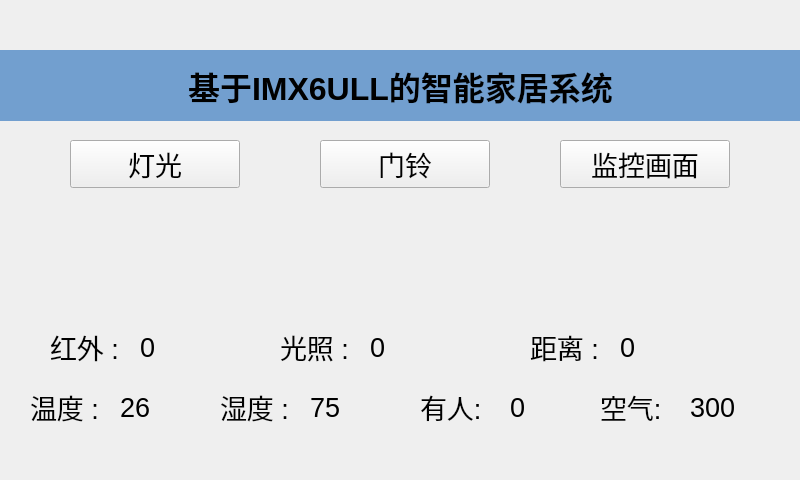
<?xml version="1.0" encoding="UTF-8"?>
<ui version="4.0">
 <class>MainWindow</class>
 <widget class="QMainWindow" name="MainWindow">
  <property name="geometry">
   <rect>
    <x>0</x>
    <y>0</y>
    <width>800</width>
    <height>480</height>
   </rect>
  </property>
  <property name="minimumSize">
   <size>
    <width>800</width>
    <height>480</height>
   </size>
  </property>
  <property name="maximumSize">
   <size>
    <width>800</width>
    <height>480</height>
   </size>
  </property>
  <property name="windowTitle">
   <string>MainWindow</string>
  </property>
  <widget class="QWidget" name="centralwidget">
   <widget class="QPushButton" name="pushButton">
    <property name="geometry">
     <rect>
      <x>70</x>
      <y>140</y>
      <width>170</width>
      <height>48</height>
     </rect>
    </property>
    <property name="font">
     <font>
      <pointsize>20</pointsize>
     </font>
    </property>
    <property name="text">
     <string>灯光</string>
    </property>
   </widget>
   <widget class="QPushButton" name="pushButton_2">
    <property name="geometry">
     <rect>
      <x>320</x>
      <y>140</y>
      <width>170</width>
      <height>48</height>
     </rect>
    </property>
    <property name="font">
     <font>
      <pointsize>20</pointsize>
     </font>
    </property>
    <property name="layoutDirection">
     <enum>Qt::LeftToRight</enum>
    </property>
    <property name="text">
     <string>门铃</string>
    </property>
   </widget>
   <widget class="QLabel" name="label">
    <property name="geometry">
     <rect>
      <x>0</x>
      <y>50</y>
      <width>801</width>
      <height>71</height>
     </rect>
    </property>
    <property name="font">
     <font>
      <pointsize>24</pointsize>
      <weight>75</weight>
      <bold>true</bold>
     </font>
    </property>
    <property name="layoutDirection">
     <enum>Qt::LeftToRight</enum>
    </property>
    <property name="styleSheet">
     <string notr="true">background-color: rgb(114, 159, 207);</string>
    </property>
    <property name="text">
     <string>基于IMX6ULL的智能家居系统</string>
    </property>
    <property name="alignment">
     <set>Qt::AlignCenter</set>
    </property>
   </widget>
   <widget class="QLabel" name="label_2">
    <property name="geometry">
     <rect>
      <x>50</x>
      <y>330</y>
      <width>71</width>
      <height>34</height>
     </rect>
    </property>
    <property name="font">
     <font>
      <pointsize>20</pointsize>
     </font>
    </property>
    <property name="text">
     <string>红外 :</string>
    </property>
   </widget>
   <widget class="QLabel" name="label_3">
    <property name="geometry">
     <rect>
      <x>280</x>
      <y>330</y>
      <width>81</width>
      <height>34</height>
     </rect>
    </property>
    <property name="font">
     <font>
      <pointsize>20</pointsize>
     </font>
    </property>
    <property name="text">
     <string>光照 :</string>
    </property>
   </widget>
   <widget class="QLabel" name="label_4">
    <property name="geometry">
     <rect>
      <x>530</x>
      <y>330</y>
      <width>71</width>
      <height>34</height>
     </rect>
    </property>
    <property name="font">
     <font>
      <pointsize>20</pointsize>
     </font>
    </property>
    <property name="text">
     <string>距离 :</string>
    </property>
   </widget>
   <widget class="QLabel" name="label_ir">
    <property name="geometry">
     <rect>
      <x>140</x>
      <y>330</y>
      <width>71</width>
      <height>34</height>
     </rect>
    </property>
    <property name="font">
     <font>
      <pointsize>20</pointsize>
     </font>
    </property>
    <property name="text">
     <string>0</string>
    </property>
   </widget>
   <widget class="QLabel" name="label_light">
    <property name="geometry">
     <rect>
      <x>370</x>
      <y>330</y>
      <width>111</width>
      <height>34</height>
     </rect>
    </property>
    <property name="font">
     <font>
      <pointsize>20</pointsize>
     </font>
    </property>
    <property name="text">
     <string>0</string>
    </property>
   </widget>
   <widget class="QLabel" name="label_dis">
    <property name="geometry">
     <rect>
      <x>620</x>
      <y>330</y>
      <width>71</width>
      <height>34</height>
     </rect>
    </property>
    <property name="font">
     <font>
      <pointsize>20</pointsize>
     </font>
    </property>
    <property name="text">
     <string>0</string>
    </property>
   </widget>
   <widget class="QLabel" name="label_tmp">
    <property name="geometry">
     <rect>
      <x>120</x>
      <y>390</y>
      <width>71</width>
      <height>34</height>
     </rect>
    </property>
    <property name="font">
     <font>
      <pointsize>20</pointsize>
     </font>
    </property>
    <property name="text">
     <string>26</string>
    </property>
   </widget>
   <widget class="QLabel" name="label_5">
    <property name="geometry">
     <rect>
      <x>30</x>
      <y>390</y>
      <width>71</width>
      <height>34</height>
     </rect>
    </property>
    <property name="font">
     <font>
      <pointsize>20</pointsize>
     </font>
    </property>
    <property name="text">
     <string>温度 :</string>
    </property>
   </widget>
   <widget class="QLabel" name="label_6">
    <property name="geometry">
     <rect>
      <x>220</x>
      <y>390</y>
      <width>71</width>
      <height>34</height>
     </rect>
    </property>
    <property name="font">
     <font>
      <pointsize>20</pointsize>
     </font>
    </property>
    <property name="text">
     <string>湿度 :</string>
    </property>
   </widget>
   <widget class="QLabel" name="label_hum">
    <property name="geometry">
     <rect>
      <x>310</x>
      <y>390</y>
      <width>71</width>
      <height>34</height>
     </rect>
    </property>
    <property name="font">
     <font>
      <pointsize>20</pointsize>
     </font>
    </property>
    <property name="text">
     <string>75</string>
    </property>
   </widget>
   <widget class="QPushButton" name="pushButton_4">
    <property name="geometry">
     <rect>
      <x>560</x>
      <y>140</y>
      <width>170</width>
      <height>48</height>
     </rect>
    </property>
    <property name="font">
     <font>
      <pointsize>20</pointsize>
     </font>
    </property>
    <property name="text">
     <string>监控画面</string>
    </property>
   </widget>
   <widget class="QLabel" name="label_7">
    <property name="geometry">
     <rect>
      <x>420</x>
      <y>390</y>
      <width>71</width>
      <height>34</height>
     </rect>
    </property>
    <property name="font">
     <font>
      <pointsize>20</pointsize>
     </font>
    </property>
    <property name="text">
     <string>有人: </string>
    </property>
   </widget>
   <widget class="QLabel" name="label_people">
    <property name="geometry">
     <rect>
      <x>510</x>
      <y>390</y>
      <width>71</width>
      <height>34</height>
     </rect>
    </property>
    <property name="font">
     <font>
      <pointsize>20</pointsize>
     </font>
    </property>
    <property name="text">
     <string>0</string>
    </property>
   </widget>
   <widget class="QLabel" name="label_8">
    <property name="geometry">
     <rect>
      <x>600</x>
      <y>390</y>
      <width>71</width>
      <height>34</height>
     </rect>
    </property>
    <property name="font">
     <font>
      <pointsize>20</pointsize>
     </font>
    </property>
    <property name="text">
     <string>空气:</string>
    </property>
   </widget>
   <widget class="QLabel" name="label_air">
    <property name="geometry">
     <rect>
      <x>690</x>
      <y>390</y>
      <width>71</width>
      <height>34</height>
     </rect>
    </property>
    <property name="font">
     <font>
      <pointsize>20</pointsize>
     </font>
    </property>
    <property name="text">
     <string>300</string>
    </property>
   </widget>
  </widget>
 </widget>
 <resources/>
 <connections/>
</ui>
